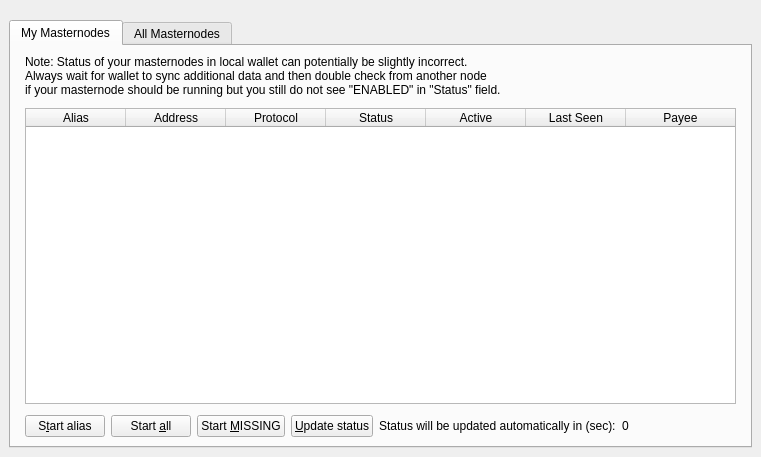
<?xml version="1.0" encoding="UTF-8"?>
<ui version="4.0">
 <class>MasternodeList</class>
 <widget class="QWidget" name="MasternodeList">
  <property name="geometry">
   <rect>
    <x>0</x>
    <y>0</y>
    <width>761</width>
    <height>457</height>
   </rect>
  </property>
  <property name="windowTitle">
   <string>Form</string>
  </property>
  <layout class="QVBoxLayout" name="topLayout">
   <property name="leftMargin">
    <number>0</number>
   </property>
   <property name="topMargin">
    <number>0</number>
   </property>
   <property name="rightMargin">
    <number>0</number>
   </property>
   <property name="bottomMargin">
    <number>0</number>
   </property>
   <item>
    <layout class="QVBoxLayout" name="verticalLayout">
     <property name="spacing">
      <number>2</number>
     </property>
     <property name="bottomMargin">
      <number>0</number>
     </property>
     <item>
      <spacer name="horizontalSpacer0">
       <property name="orientation">
        <enum>Qt::Horizontal</enum>
       </property>
       <property name="sizeHint" stdset="0">
        <size>
         <width>40</width>
         <height>20</height>
        </size>
       </property>
      </spacer>
     </item>
     <item>
      <widget class="QWidget" name="widget" native="true">
       <property name="sizePolicy">
        <sizepolicy hsizetype="Expanding" vsizetype="Expanding">
         <horstretch>0</horstretch>
         <verstretch>0</verstretch>
        </sizepolicy>
       </property>
       <layout class="QVBoxLayout" name="verticalLayout_3">
        <property name="topMargin">
         <number>0</number>
        </property>
        <item>
         <widget class="QTabWidget" name="tabWidget">
          <property name="sizePolicy">
           <sizepolicy hsizetype="Preferred" vsizetype="Preferred">
            <horstretch>0</horstretch>
            <verstretch>0</verstretch>
           </sizepolicy>
          </property>
          <property name="currentIndex">
           <number>0</number>
          </property>
          <widget class="QWidget" name="tabMyMasternodes">
           <attribute name="title">
            <string>My Masternodes</string>
           </attribute>
           <layout class="QGridLayout" name="gridLayout_2">
            <item row="0" column="2">
             <spacer name="horizontalSpacer_6">
              <property name="orientation">
               <enum>Qt::Horizontal</enum>
              </property>
              <property name="sizeType">
               <enum>QSizePolicy::Minimum</enum>
              </property>
              <property name="sizeHint" stdset="0">
               <size>
                <width>5</width>
                <height>20</height>
               </size>
              </property>
             </spacer>
            </item>
            <item row="0" column="1">
             <layout class="QVBoxLayout" name="verticalLayout_2">
              <property name="bottomMargin">
               <number>0</number>
              </property>
              <item>
               <layout class="QHBoxLayout" name="horizontalLayout_note">
                <property name="bottomMargin">
                 <number>0</number>
                </property>
                <item>
                 <widget class="QLabel" name="updateNote">
                  <property name="text">
                   <string>Note: Status of your masternodes in local wallet can potentially be slightly incorrect.&lt;br /&gt;Always wait for wallet to sync additional data and then double check from another node&lt;br /&gt;if your masternode should be running but you still do not see &quot;ENABLED&quot; in &quot;Status&quot; field.</string>
                  </property>
                 </widget>
                </item>
               </layout>
              </item>
              <item>
               <spacer name="verticalSpacer_3">
                <property name="orientation">
                 <enum>Qt::Vertical</enum>
                </property>
                <property name="sizeType">
                 <enum>QSizePolicy::Minimum</enum>
                </property>
                <property name="sizeHint" stdset="0">
                 <size>
                  <width>20</width>
                  <height>5</height>
                 </size>
                </property>
               </spacer>
              </item>
              <item>
               <widget class="QTableWidget" name="tableWidgetMyMasternodes">
                <property name="minimumSize">
                 <size>
                  <width>695</width>
                  <height>0</height>
                 </size>
                </property>
                <property name="editTriggers">
                 <set>QAbstractItemView::NoEditTriggers</set>
                </property>
                <property name="alternatingRowColors">
                 <bool>false</bool>
                </property>
                <property name="selectionMode">
                 <enum>QAbstractItemView::SingleSelection</enum>
                </property>
                <property name="selectionBehavior">
                 <enum>QAbstractItemView::SelectRows</enum>
                </property>
                <property name="sortingEnabled">
                 <bool>true</bool>
                </property>
                <attribute name="horizontalHeaderStretchLastSection">
                 <bool>true</bool>
                </attribute>
                <column>
                 <property name="text">
                  <string>Alias</string>
                 </property>
                </column>
                <column>
                 <property name="text">
                  <string>Address</string>
                 </property>
                </column>
                <column>
                 <property name="text">
                  <string>Protocol</string>
                 </property>
                </column>
                <column>
                 <property name="text">
                  <string>Status</string>
                 </property>
                </column>
                <column>
                 <property name="text">
                  <string>Active</string>
                 </property>
                </column>
                <column>
                 <property name="text">
                  <string>Last Seen</string>
                 </property>
                </column>
                <column>
                 <property name="text">
                  <string>Payee</string>
                 </property>
                </column>
               </widget>
              </item>
              <item>
               <spacer name="verticalSpacer_4">
                <property name="orientation">
                 <enum>Qt::Vertical</enum>
                </property>
                <property name="sizeType">
                 <enum>QSizePolicy::Minimum</enum>
                </property>
                <property name="sizeHint" stdset="0">
                 <size>
                  <width>20</width>
                  <height>5</height>
                 </size>
                </property>
               </spacer>
              </item>
              <item>
               <layout class="QHBoxLayout" name="horizontalLayout_5">
                <property name="bottomMargin">
                 <number>0</number>
                </property>
                <item>
                 <widget class="QPushButton" name="startButton">
                  <property name="text">
                   <string>S&amp;tart alias</string>
                  </property>
                 </widget>
                </item>
                <item>
                 <widget class="QPushButton" name="startAllButton">
                  <property name="text">
                   <string>Start &amp;all</string>
                  </property>
                 </widget>
                </item>
                <item>
                 <widget class="QPushButton" name="startMissingButton">
                  <property name="text">
                   <string>Start &amp;MISSING</string>
                  </property>
                 </widget>
                </item>
                <item>
                 <widget class="QPushButton" name="UpdateButton">
                  <property name="text">
                   <string>&amp;Update status</string>
                  </property>
                 </widget>
                </item>
                <item>
                 <widget class="QLabel" name="autoupdate_label">
                  <property name="text">
                   <string>Status will be updated automatically in (sec):</string>
                  </property>
                 </widget>
                </item>
                <item>
                 <widget class="QLabel" name="secondsLabel">
                  <property name="text">
                   <string>0</string>
                  </property>
                 </widget>
                </item>
                <item>
                 <spacer name="horizontalSpacer_5">
                  <property name="orientation">
                   <enum>Qt::Horizontal</enum>
                  </property>
                  <property name="sizeHint" stdset="0">
                   <size>
                    <width>40</width>
                    <height>20</height>
                   </size>
                  </property>
                 </spacer>
                </item>
               </layout>
              </item>
             </layout>
            </item>
            <item row="0" column="0">
             <spacer name="horizontalSpacer_4">
              <property name="orientation">
               <enum>Qt::Horizontal</enum>
              </property>
              <property name="sizeType">
               <enum>QSizePolicy::Minimum</enum>
              </property>
              <property name="sizeHint" stdset="0">
               <size>
                <width>5</width>
                <height>20</height>
               </size>
              </property>
             </spacer>
            </item>
           </layout>
          </widget>
          <widget class="QWidget" name="tabAllMasternodes">
           <attribute name="title">
            <string>All Masternodes</string>
           </attribute>
           <layout class="QGridLayout" name="gridLayout">
            <item row="0" column="1">
             <layout class="QHBoxLayout" name="horizontalLayout_3">
              <property name="bottomMargin">
               <number>0</number>
              </property>
              <item>
               <widget class="QLabel" name="label_filter">
                <property name="text">
                 <string>Filter List:</string>
                </property>
               </widget>
              </item>
              <item>
               <widget class="QLineEdit" name="filterLineEdit">
                <property name="toolTip">
                 <string>Filter masternode list</string>
                </property>
               </widget>
              </item>
              <item>
               <spacer name="horizontalSpacer_3">
                <property name="orientation">
                 <enum>Qt::Horizontal</enum>
                </property>
                <property name="sizeHint" stdset="0">
                 <size>
                  <width>10</width>
                  <height>20</height>
                 </size>
                </property>
               </spacer>
              </item>
              <item>
               <widget class="QLabel" name="label_count">
                <property name="text">
                 <string>Node Count:</string>
                </property>
               </widget>
              </item>
              <item>
               <widget class="QLabel" name="countLabel">
                <property name="text">
                 <string>0</string>
                </property>
               </widget>
              </item>
             </layout>
            </item>
            <item row="2" column="2">
             <spacer name="horizontalSpacer_2">
              <property name="orientation">
               <enum>Qt::Horizontal</enum>
              </property>
              <property name="sizeType">
               <enum>QSizePolicy::Minimum</enum>
              </property>
              <property name="sizeHint" stdset="0">
               <size>
                <width>10</width>
                <height>10</height>
               </size>
              </property>
             </spacer>
            </item>
            <item row="3" column="1">
             <spacer name="verticalSpacer">
              <property name="orientation">
               <enum>Qt::Vertical</enum>
              </property>
              <property name="sizeType">
               <enum>QSizePolicy::Minimum</enum>
              </property>
              <property name="sizeHint" stdset="0">
               <size>
                <width>20</width>
                <height>10</height>
               </size>
              </property>
             </spacer>
            </item>
            <item row="2" column="1">
             <widget class="QTableWidget" name="tableWidgetMasternodes">
              <property name="editTriggers">
               <set>QAbstractItemView::NoEditTriggers</set>
              </property>
              <property name="alternatingRowColors">
               <bool>false</bool>
              </property>
              <property name="selectionBehavior">
               <enum>QAbstractItemView::SelectRows</enum>
              </property>
              <property name="sortingEnabled">
               <bool>true</bool>
              </property>
              <attribute name="horizontalHeaderStretchLastSection">
               <bool>true</bool>
              </attribute>
              <column>
               <property name="text">
                <string>Address</string>
               </property>
              </column>
              <column>
               <property name="text">
                <string>Protocol</string>
               </property>
              </column>
              <column>
               <property name="text">
                <string>Status</string>
               </property>
              </column>
              <column>
               <property name="text">
                <string>Active</string>
               </property>
              </column>
              <column>
               <property name="text">
                <string>Last Seen</string>
               </property>
              </column>
              <column>
               <property name="text">
                <string>Payee</string>
               </property>
              </column>
             </widget>
            </item>
            <item row="2" column="0">
             <spacer name="horizontalSpacer">
              <property name="orientation">
               <enum>Qt::Horizontal</enum>
              </property>
              <property name="sizeType">
               <enum>QSizePolicy::Minimum</enum>
              </property>
              <property name="sizeHint" stdset="0">
               <size>
                <width>10</width>
                <height>20</height>
               </size>
              </property>
             </spacer>
            </item>
            <item row="1" column="1">
             <spacer name="verticalSpacer_2">
              <property name="orientation">
               <enum>Qt::Vertical</enum>
              </property>
              <property name="sizeType">
               <enum>QSizePolicy::Minimum</enum>
              </property>
              <property name="sizeHint" stdset="0">
               <size>
                <width>20</width>
                <height>4</height>
               </size>
              </property>
             </spacer>
            </item>
           </layout>
          </widget>
         </widget>
        </item>
       </layout>
      </widget>
     </item>
    </layout>
   </item>
  </layout>
 </widget>
 <resources/>
 <connections/>
</ui>
